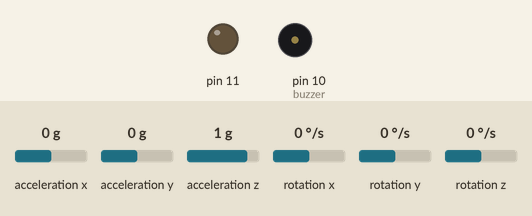
A sketch run on a simulated Arduino Uno, built with avr-gcc and run on an emulated ATmega328P. On the bench: output pins drawn as LEDs (lit = HIGH), buzzer (waves = sounding). Inputs (shaded band) come from the test bench; at power-on: rotation x 0 °/s, acceleration x 0 g, acceleration y 0 g, acceleration z 1 g, rotation y 0 °/s, rotation z 0 °/s.

Above: at 1.2 s.
1.3 s: rotation x set to -14 °/s
2.8 s: rotation x set to -18 °/s
At 3.9 s:
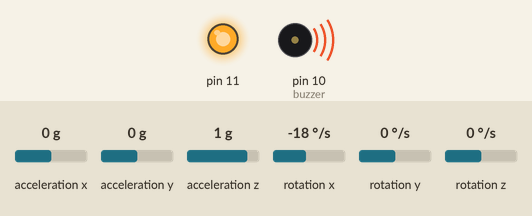
4.3 s: rotation x set to 0 °/s
At 5.6 s:
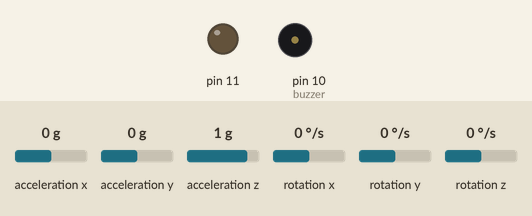
6.3 s: rotation x set to -192 °/s
At 7.7 s:
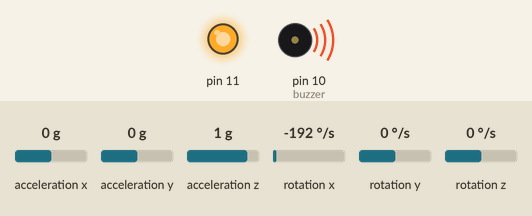
Timing chart, 0 to 8.8 s (numbered marks = the images above; inputs shaded):
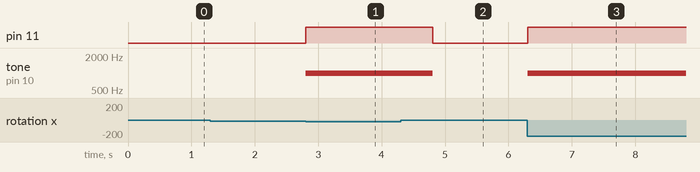

The sketch:

Code.ino
```cpp
#include <MPU6050.h>

#include <Wire.h>
MPU6050 MPU;
int GyroX , GyroY , GyroZ;
int buzzer = 10;
void setup() {
  pinMode(11,OUTPUT);
  Serial.begin(9600);
  Wire.begin();
  MPU.initialize();
}
void loop() {
  MPU.getRotation(&GyroX, &GyroY, &GyroZ);
  if(GyroX< -2000 ||GyroX> 1000 || GyroY>1000 || GyroY< -1000 || GyroZ >1000 || GyroZ < -1000 ) {
  tone(buzzer,1000);
  digitalWrite(11,HIGH);
  delay(1000);
  } else {
  noTone(buzzer);
  digitalWrite(11,LOW);
  }
}
```

Measured:
- the behaviour switches between -15 and -16 °/s on rotation x (found by bisection; images 0 and 1)
- after the input at 1.3 s, every drawn part: stays the same
- after the input at 2.8 s, pin 11: LOW → HIGH at once; tone on pin 10 (buzzer): silent → 1000 Hz at once
- after the input at 4.3 s, pin 11: HIGH → LOW after 0.51 s; tone on pin 10 (buzzer): 1000 Hz → silent after 0.51 s
- after the input at 6.3 s, pin 11: LOW → HIGH at once; tone on pin 10 (buzzer): silent → 1000 Hz at once
